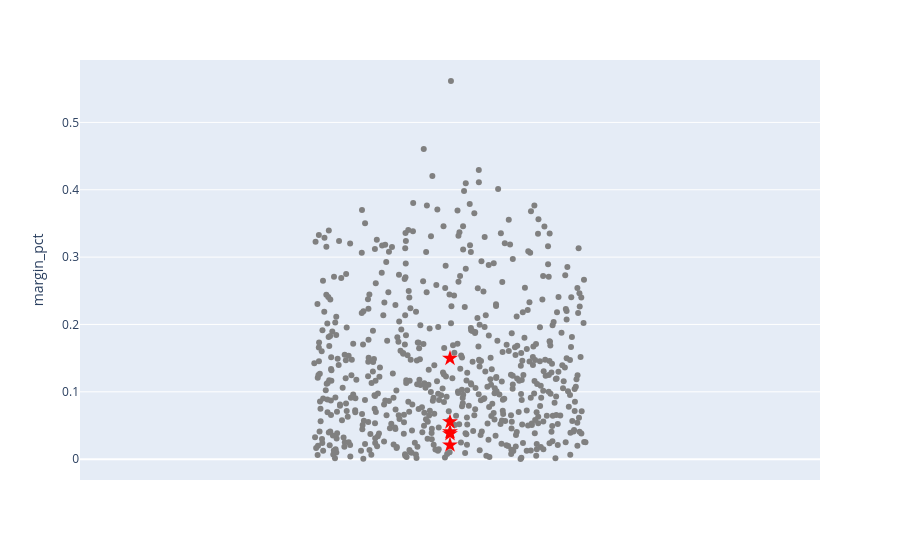

The cell this chart's notebook holds for it:
### Code cell
import plotly.express as px
import plotly.graph_objects as go

SEASON = 2025
WEEK = 2
tmp = matchup_week.copy()
highlight_mask = (tmp['season'] == SEASON) & (tmp['week'] == WEEK)
tmp['_dummy_x'] = 0

fig = px.strip(tmp,
               x='_dummy_x',
               y='margin_pct',
               color_discrete_sequence=['gray'],
               hover_data={'season': True, 'week': True, 'margin_pct': True, '_dummy_x': False},  # Only show what you want
            )
fig.data[0].hovertemplate = 'Season: %{customdata[0]}<br>Week: %{customdata[1]}<br>Margin %: %{y:.3f}<extra></extra>'
fig.data[0].customdata = tmp[['season', 'week']].values

# Overlay highlights in red
fig.add_scatter(
    x=tmp.loc[highlight_mask, '_dummy_x'],
    y=tmp.loc[highlight_mask, 'margin_pct'],
    mode='markers',
    marker=dict(color='red', size=12, symbol='star'),
    hovertemplate='Season: %{customdata[0]}<br>Week: %{customdata[1]}<br>Margin %: %{y:.3f}<extra></extra>',
    customdata=tmp.loc[highlight_mask, ['season', 'week']].values,

)
fig.update_xaxes(range=[-0.2, 0.2], showticklabels=False, title_text='')
fig.update_layout(showlegend=False)
fig.show()

### Figure 1 — Plotly figure (JSON) as saved in the notebook; plotly's stock layout.template omitted (floating-point values rounded to 4 significant figures; data arrays with more than 128 entries replaced by an {"elided": "..."} marker saying what was removed)
{"data": [{"alignmentgroup": "True", "boxpoints": "all", "customdata": {"elided": "585x2 int values"}, "fillcolor": "rgba(255,255,255,0)", "hoveron": "points", "hovertemplate": "Season: %{customdata[0]}<br>Week: %{customdata[1]}<br>Margin %: %{y:.3f}<extra></extra>", "legendgroup": "", "line": {"color": "rgba(255,255,255,0)"}, "marker": {"color": "gray"}, "name": "", "offsetgroup": "", "orientation": "v", "pointpos": 0, "showlegend": false, "type": "box", "x": {"elided": "585 int values"}, "x0": " ", "xaxis": "x", "y": {"elided": "585 float values"}, "y0": " ", "yaxis": "y"}, {"customdata": [[2025, 2], [2025, 2], [2025, 2], [2025, 2], [2025, 2]], "hovertemplate": "Season: %{customdata[0]}<br>Week: %{customdata[1]}<br>Margin %: %{y:.3f}<extra></extra>", "marker": {"color": "red", "size": 12, "symbol": "star"}, "mode": "markers", "type": "scatter", "x": [0, 0, 0, 0, 0], "y": [0.03763, 0.02096, 0.1497, 0.05533, 0.04059]}], "layout": {"boxmode": "group", "legend": {"tracegroupgap": 0}, "margin": {"t": 60}, "showlegend": false, "xaxis": {"anchor": "y", "domain": [0, 1], "range": [-0.2, 0.2], "showticklabels": false, "title": {"text": ""}}, "yaxis": {"anchor": "x", "domain": [0, 1], "title": {"text": "margin_pct"}}}}
